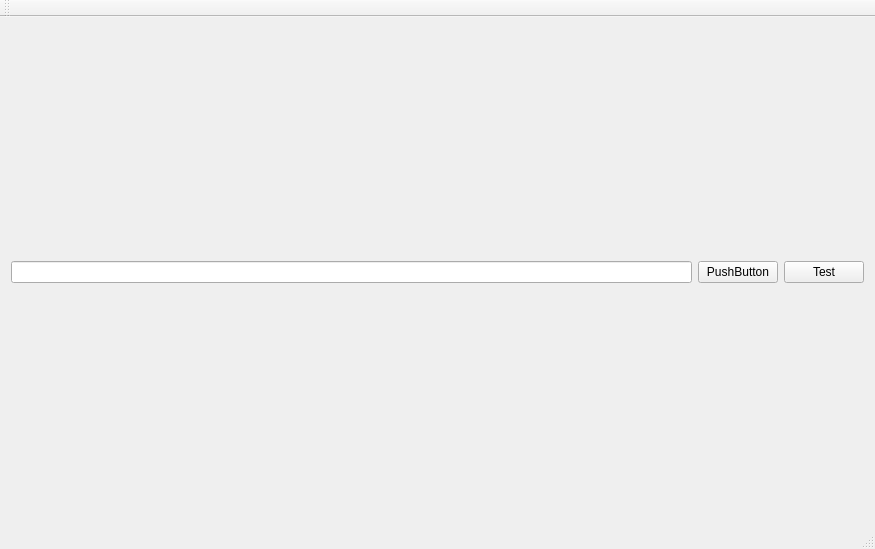
<?xml version="1.0" encoding="UTF-8"?>
<ui version="4.0">
 <class>MainWindow</class>
 <widget class="QMainWindow" name="MainWindow">
  <property name="geometry">
   <rect>
    <x>0</x>
    <y>0</y>
    <width>875</width>
    <height>549</height>
   </rect>
  </property>
  <property name="windowTitle">
   <string>MainWindow</string>
  </property>
  <widget class="QWidget" name="centralWidget">
   <layout class="QGridLayout" name="gridLayout">
    <item row="0" column="0">
     <layout class="QVBoxLayout" name="myverticalLayout">
      <item>
       <layout class="QHBoxLayout" name="myhorizontalLayout">
        <property name="sizeConstraint">
         <enum>QLayout::SetDefaultConstraint</enum>
        </property>
        <item>
         <widget class="QLineEdit" name="lineEdit"/>
        </item>
        <item>
         <widget class="QPushButton" name="pushButton">
          <property name="text">
           <string>PushButton</string>
          </property>
         </widget>
        </item>
        <item>
         <widget class="QPushButton" name="pushButton_Test">
          <property name="text">
           <string>Test</string>
          </property>
         </widget>
        </item>
       </layout>
      </item>
     </layout>
    </item>
   </layout>
  </widget>
  <widget class="QMenuBar" name="menuBar">
   <property name="geometry">
    <rect>
     <x>0</x>
     <y>0</y>
     <width>875</width>
     <height>22</height>
    </rect>
   </property>
  </widget>
  <widget class="QToolBar" name="mainToolBar">
   <attribute name="toolBarArea">
    <enum>TopToolBarArea</enum>
   </attribute>
   <attribute name="toolBarBreak">
    <bool>false</bool>
   </attribute>
  </widget>
  <widget class="QStatusBar" name="statusBar"/>
 </widget>
 <layoutdefault spacing="6" margin="11"/>
 <resources/>
 <connections/>
</ui>
